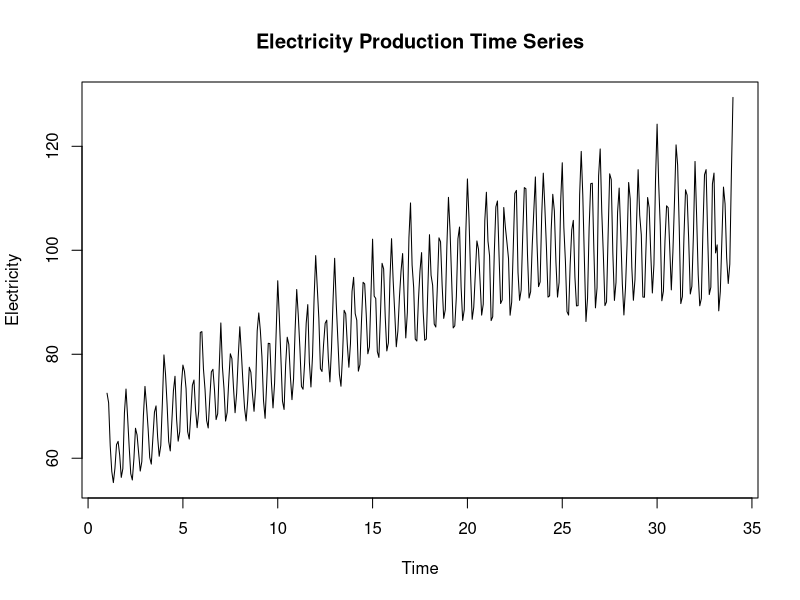
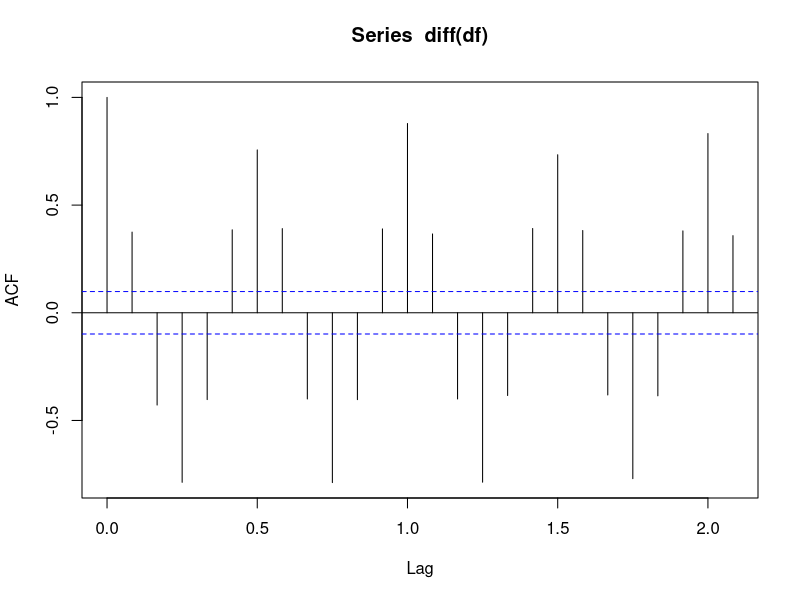
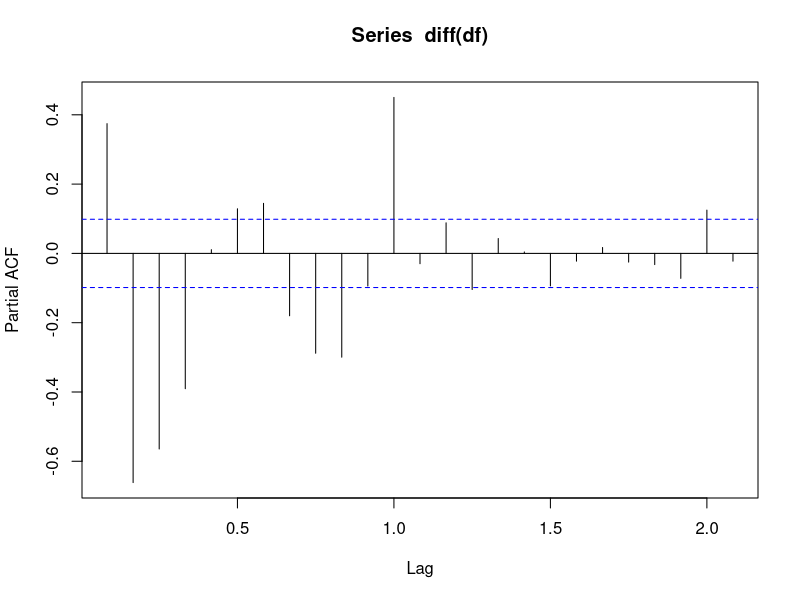
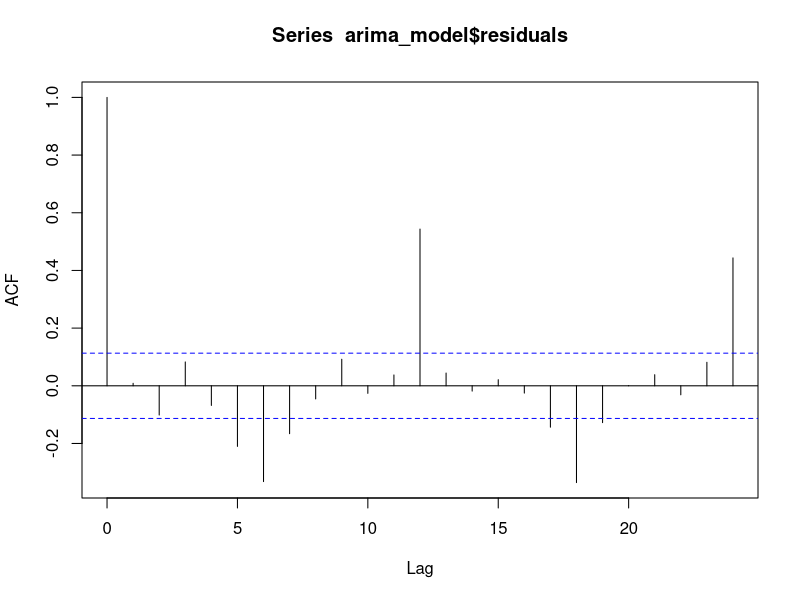
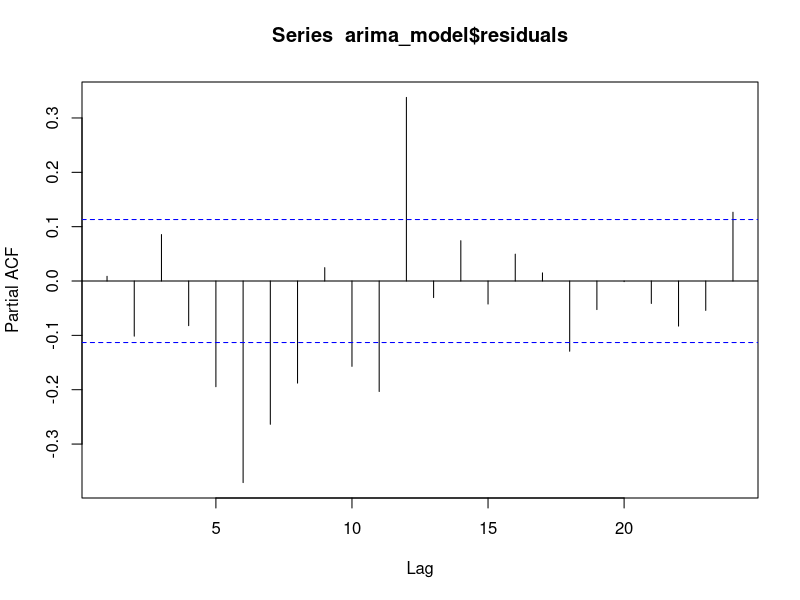
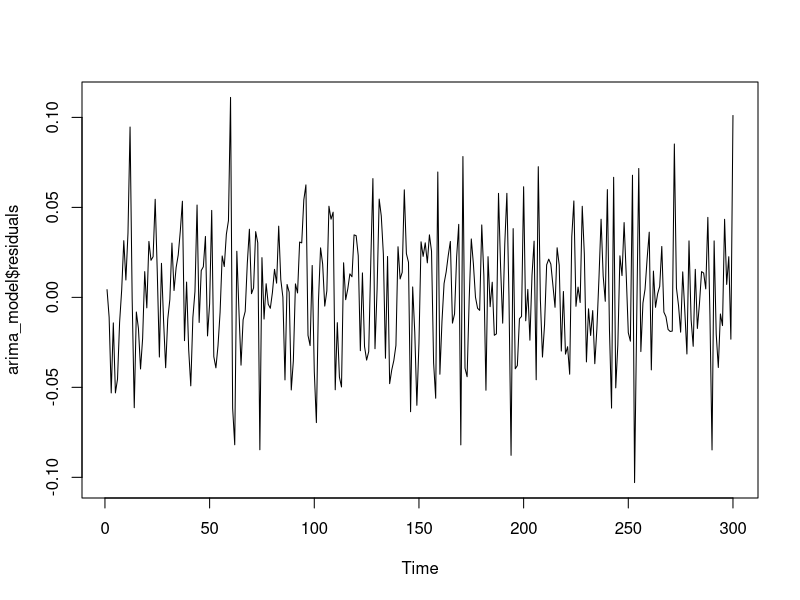
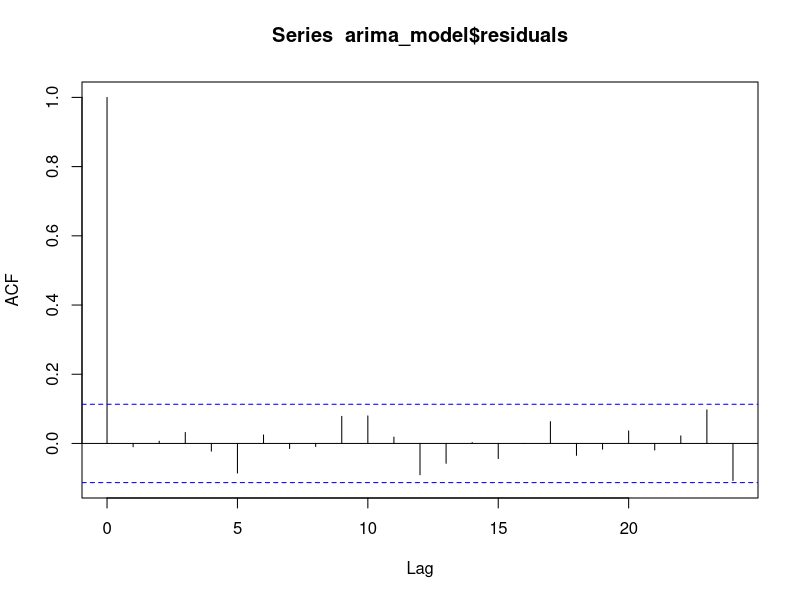
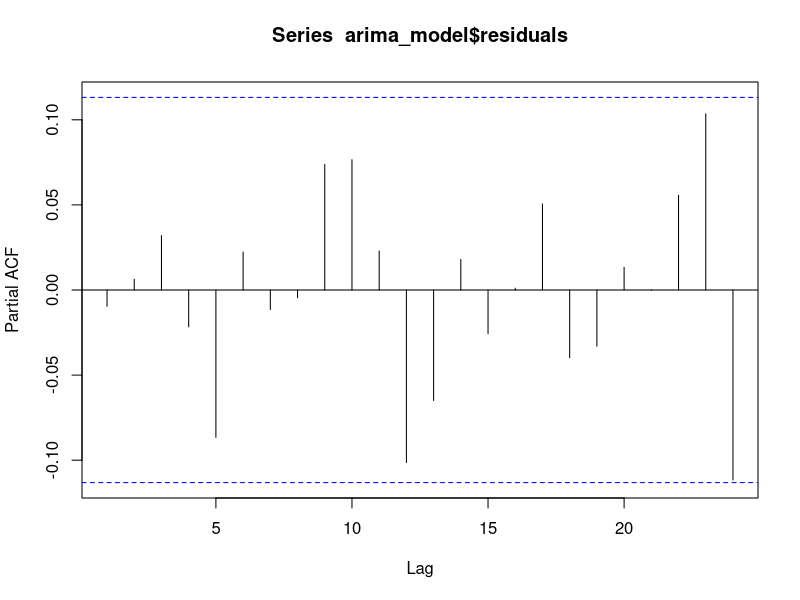

Generate these figures, in order, with R: (Note: a time limit stopped this script after it produced the figures.)
library(tidyr)
library(dplyr)
library(forecast)
library(fracdiff)
library(tseries)
df<-data.frame(read.csv("Data.csv"))

# Create a sample time series object
df <- ts(df$Electricity, frequency = 12)
plot(df,main="Electricity Production Time Series", ylab="Electricity")
kpss.test(df)
kpss.test(diff(df))

acf(diff(df))
pacf(diff(df))

df<-log(df)

train <- df[1:300]

auto.arima(train)
arima(train,order=c(2,1,2))
arima(train,order=c(1,1,2))
arima(train,order=c(3,1,2))
arima(train,order=c(2,1,3))
arima_model<-arima(train,order=c(2,1,3))
acf(arima_model$residuals)
pacf(arima_model$residuals)
kpss.test(arima_model$residuals)
plot(arima_model$residuals)

arima_model<-arima(train, order = c(2, 1, 3), seasonal = list(order = c(2, 1, 0), period = 12))
acf(arima_model$residuals)
pacf(arima_model$residuals)
kpss.test(arima_model$residuals)
plot(arima_model$residuals)

arima_forecast<-c()
#direct_recursive
for (i in 300:396){
  arima_model<-arima(df[1:i], order = c(2, 1, 3), seasonal = list(order = c(2, 1, 0), period = 12))
  temp<-forecast(arima_model,1)
  arima_forecast<-c(arima_forecast,temp$mean)  
}
test<-df[301:397]

plot(type='l',test,xlab="Time",ylab="Electricity")
lines(arima_forecast,col="green")
legend("topright", legend = c("Actual", "Forecast"), col = c("black", "green"), lty = 1)

mape <- function(actual, predicted) {
  n <- length(actual)
  mape_value <- sum(abs((actual - predicted) / actual)) * (100 / n)
  return(mape_value)
}
test<-exp(test)
arima_forecast<-exp(arima_forecast)

mape_value <- mape(test, arima_forecast)
print(mape_value)

OOS_residuals<-test-arima_forecast
acf(OOS_residuals)
pacf(OOS_residuals)
kpss.test(OOS_residuals)
plot(OOS_residuals,type="l")

summary(arima_model)
